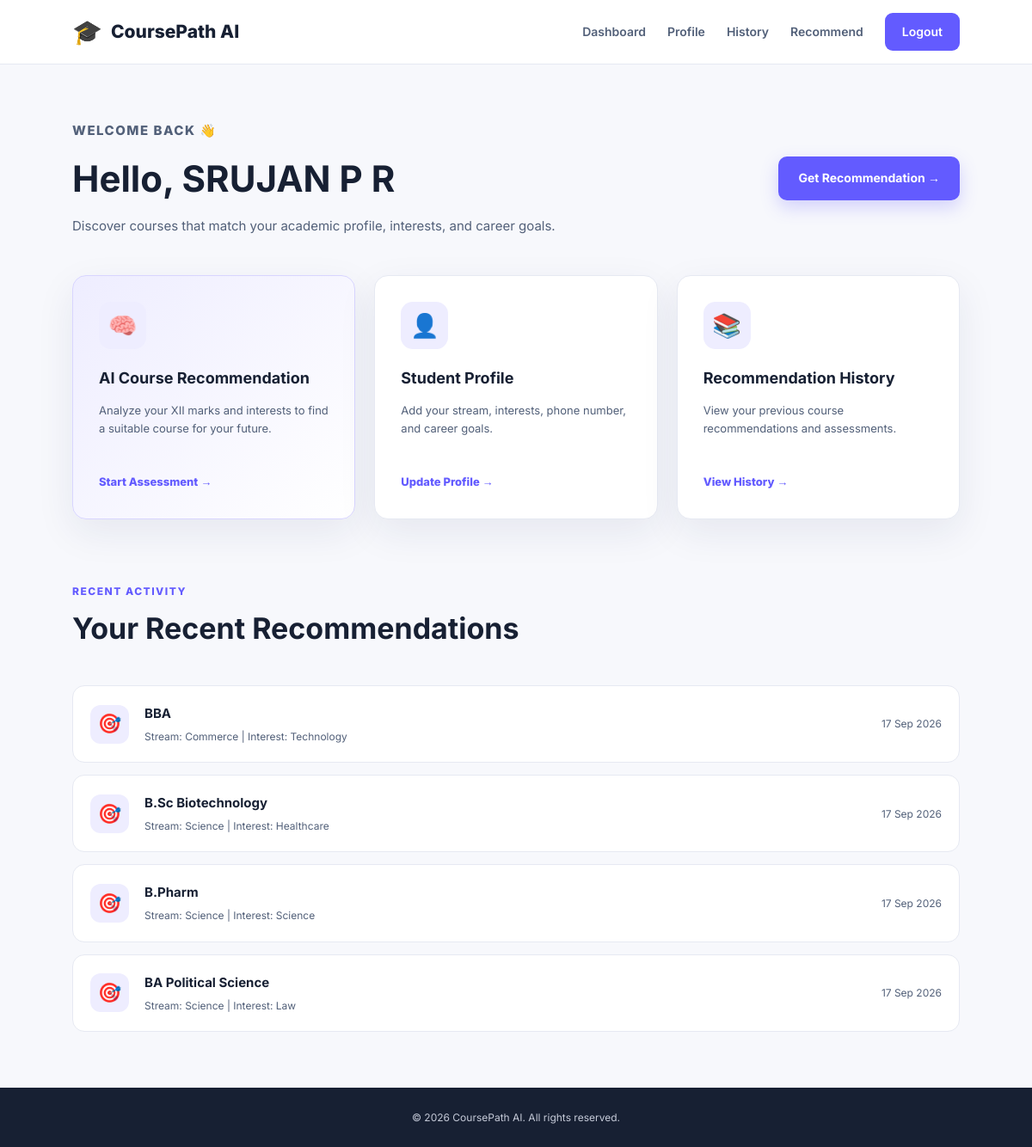
The page /dashboard (signed in) on the database its author committed.
### app.py (models this page shows)
class User(UserMixin, db.Model):
    id = db.Column(db.Integer, primary_key=True)
    name = db.Column(
        db.String(100),
        nullable=False
    )
    email = db.Column(
        db.String(120),
        unique=True,
        nullable=False
    )
    password = db.Column(
        db.String(255),
        nullable=False
    )
    stream = db.Column(
        db.String(50),
        nullable=True
    )
    interests = db.Column(
        db.String(255),
        nullable=True
    )
    career_goal = db.Column(
        db.String(255),
        nullable=True
    )
    phone = db.Column(
        db.String(20),
        nullable=True
    )
    created_at = db.Column(
        db.DateTime,
        default=datetime.utcnow
    )

class RecommendationHistory(db.Model):
    id = db.Column(
        db.Integer,
        primary_key=True
    )
    user_id = db.Column(
        db.Integer,
        db.ForeignKey("user.id"),
        nullable=False
    )
    predicted_course = db.Column(
        db.String(150),
        nullable=False
    )
    stream = db.Column(
        db.String(50),
        nullable=True
    )
    interest = db.Column(
        db.String(150),
        nullable=True
    )
    created_at = db.Column(
        db.DateTime,
        default=datetime.utcnow
    )
    user = db.relationship(
        "User",
        backref=db.backref(
            "recommendation_history",
            lazy=True
        )
    )

### app.py (the view)
@app.route("/dashboard")
@login_required
def dashboard():
    recent_recommendations = RecommendationHistory.query.filter_by(
        user_id=current_user.id
    ).order_by(
        RecommendationHistory.created_at.desc()
    ).limit(5).all()
    return render_template(
        "dashboard.html",
        user=current_user,
        recent_recommendations=recent_recommendations
    )

### app.py (called while the page is built)
@login_manager.user_loader
def load_user(user_id):
    return db.session.get(User, int(user_id))

### templates/dashboard.html (shortened to what this page needs)
<!DOCTYPE html>
<html lang="en">
<head>
    <link rel="stylesheet"
          href="{{ url_for('static', filename='css/style.css') }}">
</head>
<body>
<nav class="navbar">
    <a href="{{ url_for('home') }}" class="brand">
        <span class="brand-icon">🎓</span>
        CoursePath AI
    </a>
    <div class="nav-links">
        <a href="{{ url_for('dashboard') }}">Dashboard</a>
        <a href="{{ url_for('profile') }}">Profile</a>
        <a href="{{ url_for('history') }}">History</a>
        <a href="{{ url_for('recommend') }}">Recommend</a>
        <a href="{{ url_for('logout') }}" class="nav-button">Logout</a>
    </div>
</nav>
<main class="dashboard-page">
    <section class="dashboard-header">
        <div>
            <p class="welcome-label">WELCOME BACK 👋</p>
            <h1>Hello, {{ user.name }}</h1>
            <p>
                Discover courses that match your academic profile,
                interests, and career goals.
            </p>
        </div>
        <a href="{{ url_for('recommend') }}" class="primary-button">
            Get Recommendation →
        </a>
    </section>
    <section class="dashboard-grid">
        <div class="dashboard-card highlight-card">
            <div class="card-icon">🧠</div>
            <h3>AI Course Recommendation</h3>
            <p>
                Analyze your XII marks and interests to find a suitable
                course for your future.
            </p>
            <a href="{{ url_for('recommend') }}" class="card-link">
                Start Assessment →
            </a>
        </div>
        <div class="dashboard-card">
            <div class="card-icon">👤</div>
            <h3>Student Profile</h3>
            <p>
                Add your stream, interests, phone number, and career goals.
            </p>
            <a href="{{ url_for('profile') }}" class="card-link">
                Update Profile →
            </a>
        </div>
        <div class="dashboard-card">
            <div class="card-icon">📚</div>
            <h3>Recommendation History</h3>
            <p>
                View your previous course recommendations and assessments.
            </p>
            <a href="{{ url_for('history') }}" class="card-link">
                View History →
            </a>
        </div>
    </section>
    <section class="dashboard-info">
        <div class="section-heading left-heading">
            <span>RECENT ACTIVITY</span>
            <h2>Your Recent Recommendations</h2>
        </div>
        {% if recent_recommendations %}
            <div class="history-list">
                {% for item in recent_recommendations %}
                    <div class="history-item">
                        <div class="history-icon">🎯</div>
                        <div class="history-content">
                            <h3>{{ item.predicted_course }}</h3>
                            <p>
                                Stream: {{ item.stream or "Not specified" }}
                                |
                                Interest: {{ item.interest or "Not specified" }}
                            </p>
                        </div>
                        <div class="history-date">
                            {{ item.created_at.strftime('%d %b %Y') }}
                        </div>
                    </div>
                {% endfor %}
            </div>
        {% endif %}
    </section>
</main>
<footer class="footer">
    <p>© 2026 CoursePath AI. All rights reserved.</p>
</footer>
</body>
</html>

### static/css/style.css (style rules this page uses)
* { margin: 0; padding: 0; box-sizing: border-box; }
:root { --primary: #635bff; --primary-dark: #4f46e5; --secondary: #06b6d4; --dark: #172033; --text: #526079; --light: #f7f8fc; --white: #ffffff; --border: #e6e9f2; --shadow: 0 15px 45px rgba(31, 41, 85, 0.08); }
body { font-family: "Inter", sans-serif; background: var(--light); color: var(--dark); line-height: 1.6; }
a { text-decoration: none; color: inherit; }
.navbar { width: 100%; min-height: 75px; padding: 0 7%; display: flex; align-items: center; justify-content: space-between; background: var(--white); border-bottom: 1px solid var(--border); }
.brand { display: flex; align-items: center; gap: 10px; font-size: 21px; font-weight: 800; color: var(--dark); }
.brand-icon { font-size: 28px; }
.nav-links { display: flex; align-items: center; gap: 25px; font-size: 14px; font-weight: 600; color: var(--text); }
.nav-button { padding: 11px 20px; color: var(--white) !important; background: var(--primary); border-radius: 9px; }
.primary-button, .secondary-button { display: inline-flex; align-items: center; justify-content: center; padding: 14px 23px; border-radius: 10px; font-size: 14px; font-weight: 700; transition: 0.25s; }
.primary-button { color: var(--white); background: var(--primary); box-shadow: 0 8px 20px rgba(99, 91, 255, 0.25); }
.section-heading { max-width: 650px; margin: 0 auto 45px; text-align: center; }
.section-heading > span { color: var(--primary); font-size: 12px; font-weight: 800; letter-spacing: 1.5px; }
.section-heading h2 { margin: 12px 0; font-size: 34px; line-height: 1.2; }
.footer { padding: 25px 7%; text-align: center; background: var(--dark); color: #c5cad8; font-size: 12px; }
.dashboard-page, .form-page, .results-page, .history-page { min-height: calc(100vh - 140px); padding: 65px 7%; }
.dashboard-header { display: flex; align-items: center; justify-content: space-between; gap: 25px; margin-bottom: 45px; }
.welcome-label, .page-heading > span { color: var(--primary); font-size: 12px; font-weight: 800; letter-spacing: 1.5px; }
.dashboard-header h1 { margin: 10px 0; font-size: 42px; }
.dashboard-header p { color: var(--text); font-size: 15px; }
.dashboard-grid { display: grid; grid-template-columns: repeat(3, 1fr); gap: 22px; margin-bottom: 70px; }
.dashboard-card { padding: 30px; background: var(--white); border: 1px solid var(--border); border-radius: 16px; box-shadow: var(--shadow); }
.highlight-card { background: linear-gradient(135deg, #eeedff, #ffffff); border-color: #d8d5ff; }
.card-icon, .detail-icon { width: 55px; height: 55px; display: flex; align-items: center; justify-content: center; margin-bottom: 20px; border-radius: 14px; background: #eeedff; font-size: 27px; }
.dashboard-card h3 { margin-bottom: 12px; font-size: 18px; }
.dashboard-card p { min-height: 65px; color: var(--text); font-size: 13px; }
.card-link { display: inline-block; margin-top: 18px; color: var(--primary); font-size: 13px; font-weight: 800; }
.dashboard-info { max-width: 1100px; margin: auto; }
.left-heading { margin-left: 0; text-align: left; }
.left-heading h2 { margin-bottom: 8px; }
.history-list { display: flex; flex-direction: column; gap: 14px; }
.history-item { display: flex; align-items: center; gap: 18px; padding: 20px; background: var(--white); border: 1px solid var(--border); border-radius: 14px; }
.history-icon { width: 45px; height: 45px; display: flex; align-items: center; justify-content: center; border-radius: 12px; background: #eeedff; font-size: 22px; }
.history-content { flex: 1; }
.history-content h3 { font-size: 15px; margin-bottom: 5px; }
.history-content p, .history-date { color: var(--text); font-size: 12px; }
.history-date { white-space: nowrap; }

### rows shown on the page
User: name "SRUJAN P R"
RecommendationHistory: predicted_course "BBA", stream "Commerce", interest "Technology", created_at "17 Sep 2026"
RecommendationHistory: predicted_course "B.Sc Biotechnology", stream "Science", interest "Healthcare", created_at "17 Sep 2026"
RecommendationHistory: predicted_course "B.Pharm", stream "Science", interest "Science", created_at "17 Sep 2026"
RecommendationHistory: predicted_course "BA Political Science", stream "Science", interest "Law", created_at "17 Sep 2026"
